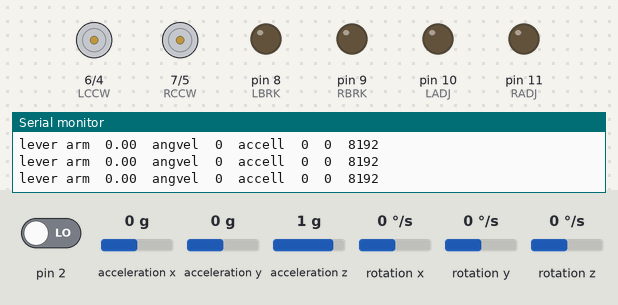
This sketch was run on a simulated Arduino Uno, built with avr-gcc and run on an emulated ATmega328P. Parts: motor-driver pin pairs drawn as motors (green arrow = first pin HIGH = forward, orange = second pin HIGH = backward, longer = more drive), output pins drawn as LEDs (lit = HIGH), the last lines printed to the serial monitor. Inputs (shaded band) come from the test bench; at power-on: acceleration y 0 g, acceleration x 0 g, acceleration z 1 g, pin 2 LOW, rotation x 0 °/s, rotation y 0 °/s, rotation z 0 °/s. The sensor or clock chip raises its interrupt line as the real part does.

Above: at 1.7 s.
1.8 s: acceleration y set to 0.8 g
At 2.4 s:
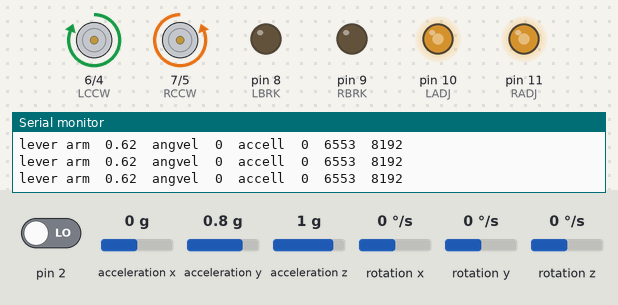
3.3 s: acceleration x set to -1.4 g
At 3.8 s:
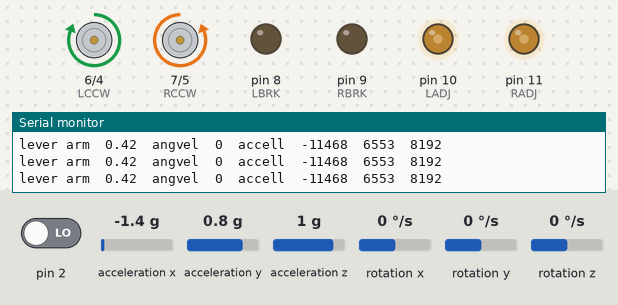
4.8 s: acceleration y set to -1.4 g
At 6.0 s:
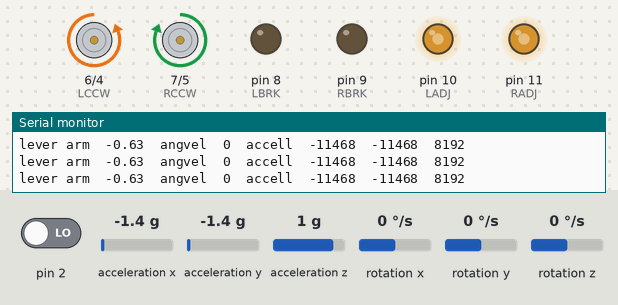
6.3 s: acceleration x set to 0.1 g
At 7.0 s:
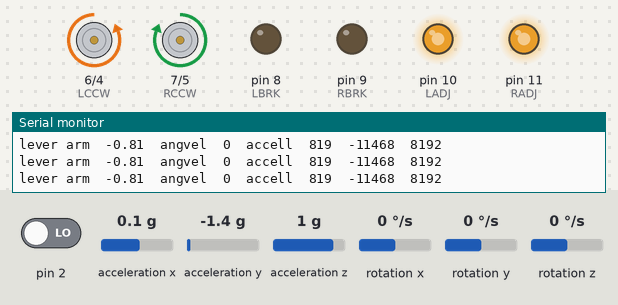
7.8 s: acceleration z set to -1.4 g
At 8.2 s:
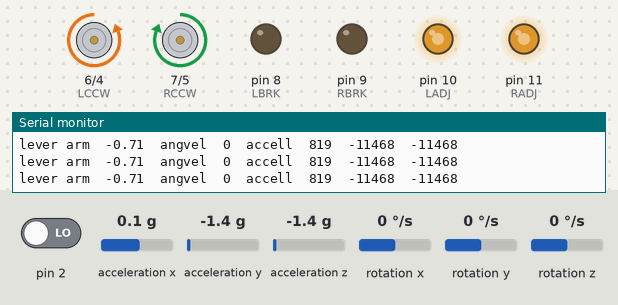
9.3 s: acceleration y set to -0.8 g
At 10.6 s:
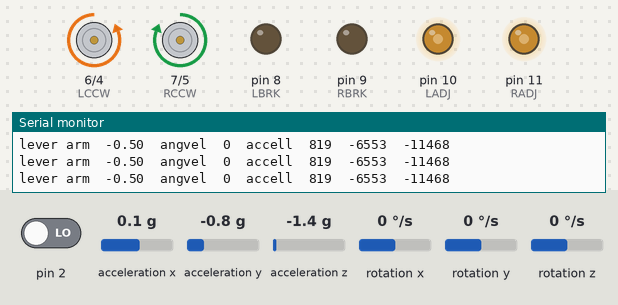
Timing chart, 0 to 11.8 s (numbered marks = the images above; inputs shaded):
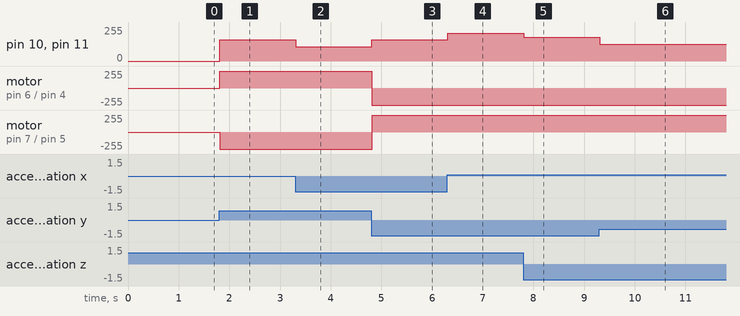

Measured:
- after the input at 1.8 s, pin 10 (LADJ), pin 11 (RADJ): 0/255 → 159/255 at once; motor on pin 6 (LCCW) / pin 4 (LCW): stopped → forward 255/255 at once; motor on pin 7 (RCCW) / pin 5 (RCW): stopped → backward 255/255 at once
- after the input at 3.3 s, pin 10 (LADJ), pin 11 (RADJ): 159/255 → 107/255 at once
- after the input at 4.8 s, pin 10 (LADJ), pin 11 (RADJ): 107/255 → 160/255 at once; motor on pin 6 (LCCW) / pin 4 (LCW): forward 255/255 → backward 255/255 at once; motor on pin 7 (RCCW) / pin 5 (RCW): backward 255/255 → forward 255/255 at once
- after the input at 6.3 s, pin 10 (LADJ), pin 11 (RADJ): 160/255 → 207/255 at once
- after the input at 7.8 s, pin 10 (LADJ), pin 11 (RADJ): 207/255 → 180/255 at once
- after the input at 9.3 s, pin 10 (LADJ), pin 11 (RADJ): 180/255 → 126/255 at once

The sketch:

segway.ino
```cpp
// Segway controll code
// by Aaron Lebahn

/* ============================================
I2Cdev device library code is placed under the MIT license
Copyright (c) 2012 Jeff Rowberg

Permission is hereby granted, free of charge, to any person obtaining a copy
of this software and associated documentation files (the "Software"), to deal
in the Software without restriction, including without limitation the rights
to use, copy, modify, merge, publish, distribute, sublicense, and/or sell
copies of the Software, and to permit persons to whom the Software is
furnished to do so, subject to the following conditions:

The above copyright notice and this permission notice shall be included in
all copies or substantial portions of the Software.

THE SOFTWARE IS PROVIDED "AS IS", WITHOUT WARRANTY OF ANY KIND, EXPRESS OR
IMPLIED, INCLUDING BUT NOT LIMITED TO THE WARRANTIES OF MERCHANTABILITY,
FITNESS FOR A PARTICULAR PURPOSE AND NONINFRINGEMENT. IN NO EVENT SHALL THE
AUTHORS OR COPYRIGHT HOLDERS BE LIABLE FOR ANY CLAIM, DAMAGES OR OTHER
LIABILITY, WHETHER IN AN ACTION OF CONTRACT, TORT OR OTHERWISE, ARISING FROM,
OUT OF OR IN CONNECTION WITH THE SOFTWARE OR THE USE OR OTHER DEALINGS IN
THE SOFTWARE.
===============================================
*/

// Arduino Wire library is required if I2Cdev I2CDEV_ARDUINO_WIRE implementation
// is used in I2Cdev.h
#include "Wire.h"

// I2Cdev and MPU6050 must be installed as libraries, or else the .cpp/.h files
// for both classes must be in the include path of your project
#include "I2Cdev.h"

#include "MPU6050_6Axis_MotionApps20.h"
//#include "MPU6050.h" // not necessary if using MotionApps include file

MPU6050 mpu;

/* =========================================================================
   NOTE: In addition to connection 3.3v, GND, SDA, and SCL, this sketch
   depends on the MPU-6050's INT pin being connected to the Arduino's
   external interrupt #0 pin. On the Arduino Uno and Mega 2560, this is
   digital I/O pin 2.
 * ========================================================================= */

//set the pins for the motor controllers
#define LCW  4  //org
#define LCCW 6  //wht-org
#define LBRK 8  //wht-blu
#define LADJ 10 //blu
#define RCW  5  //org
#define RCCW 7  //wht-org
#define RBRK 9  //wht-blu
#define RADJ 11 //blu
//error signals (may not be used)
#define LERR 12 //wht-brn
#define RERR 13 //wht-brn
// COM/GND is brn

// MPU control/status vars
bool dmpReady = false;  // set true if DMP init was successful
uint8_t mpuIntStatus;   // holds actual interrupt status byte from MPU
uint8_t devStatus;      // return status after each device operation (0 = success, !0 = error)
uint16_t packetSize;    // expected DMP packet size (default is 42 bytes)
uint16_t fifoCount;     // count of all bytes currently in FIFO
uint8_t fifoBuffer[64]; // FIFO storage buffer

// orientation/motion vars
Quaternion q;           // [w, x, y, z]         quaternion container
VectorInt16 aa;         // [x, y, z]            accel sensor measurements
VectorInt16 aaReal;     // [x, y, z]            gravity-free accel sensor measurements
VectorInt16 aaWorld;    // [x, y, z]            world-frame accel sensor measurements
VectorInt16 gyro;       // [x, y, z]            gyroscopic output
VectorFloat gravity;    // [x, y, z]            gravity vector
float euler[3];         // [psi, theta, phi]    Euler angle container
float ypr[3];           // [yaw, pitch, roll]   yaw/pitch/roll container and gravity vector

// packet structure for InvenSense teapot demo
uint8_t teapotPacket[14] = { '$', 0x02, 0,0, 0,0, 0,0, 0,0, 0x00, 0x00, '\r', '\n' };

int sgn(int val) {
    return (0 < val) - (val < 0);
}

// ================================================================
// ===                  MATH HELPER FUNCTION                    ===
// ================================================================

float getLeverArm(Quaternion *rot)   //indicates how far the center of gravity is from the axel
{
    return 2*(rot->w*rot->x+rot->y*rot->z);
}

// ================================================================
// ===                  MOTOR CONTROL HELPER                    ===
// ================================================================

void setMotorSpeed(bool left, int speed)
{
    int cw, ccw, brk, adj;
    cw  = left?LCW:RCW;
    ccw = left?LCCW:RCCW;
    adj = left?LADJ:RADJ;

    analogWrite(adj,abs(speed));
    if (speed == 0)
    {
        digitalWrite(cw,HIGH);
        digitalWrite(ccw,HIGH);
    }
    else if (speed > 0)
    {
        digitalWrite(ccw,HIGH);
        delay(1);
        digitalWrite(cw,LOW);
    }
    else //speed <0
    {
        digitalWrite(cw,HIGH);
        delay(1);
        digitalWrite(ccw,LOW);
    }
}

// ================================================================
// ===               INTERRUPT DETECTION ROUTINE                ===
// ================================================================

volatile bool mpuInterrupt = false;     // indicates whether MPU interrupt pin has gone high
void dmpDataReady() {
    mpuInterrupt = true;
}


// ================================================================
// ===                      INITIAL SETUP                       ===
// ================================================================

void setup() {
    // join I2C bus (I2Cdev library doesn't do this automatically)
    Wire.begin();

    // initialize serial communication
    // (115200 chosen because it is required for Teapot Demo output, but it's
    // really up to you depending on your project)
    Serial.begin(115200);

    // initialize device
    Serial.println(F("Initializing I2C devices..."));
    mpu.initialize();

    // verify connection
    Serial.println(F("Testing device connections..."));
    Serial.println(mpu.testConnection() ? F("MPU6050 connection successful") : F("MPU6050 connection failed"));

    // wait for ready
    /*Serial.println(F("\nSend any character to begin DMP programming and demo: "));
    while (Serial.available() && Serial.read()); // empty buffer
    while (!Serial.available());                 // wait for data
    while (Serial.available() && Serial.read());*/ // empty buffer again

    // load and configure the DMP
    Serial.println(F("Initializing DMP..."));
    devStatus = mpu.dmpInitialize();

    // make sure it worked (returns 0 if so)
    if (devStatus == 0) {
        // turn on the DMP, now that it's ready
        Serial.println(F("Enabling DMP..."));
        mpu.setDMPEnabled(true);

        // enable Arduino interrupt detection
        Serial.println(F("Enabling interrupt detection (Arduino external interrupt 0)..."));
        attachInterrupt(0, dmpDataReady, RISING);
        mpuIntStatus = mpu.getIntStatus();

        // set our DMP Ready flag so the main loop() function knows it's okay to use it
        Serial.println(F("DMP ready! Waiting for first interrupt..."));
        dmpReady = true;

        // get expected DMP packet size for later comparison
        packetSize = mpu.dmpGetFIFOPacketSize();
    } else {
        // ERROR!
        // 1 = initial memory load failed
        // 2 = DMP configuration updates failed
        // (if it's going to break, usually the code will be 1)
        Serial.print(F("DMP Initialization failed (code "));
        Serial.print(devStatus);
        Serial.println(F(")"));
    }

    pinMode(LCW, OUTPUT);
    pinMode(LCCW, OUTPUT);
    pinMode(LBRK, OUTPUT);
    pinMode(LADJ, OUTPUT);
    pinMode(RCW, OUTPUT);
    pinMode(RCCW, OUTPUT);
    pinMode(RBRK, OUTPUT);
    pinMode(RADJ, OUTPUT);

    pinMode(LERR, INPUT);
    pinMode(RERR, INPUT);

    //set braking to on and initialize motor speed to 0.
    digitalWrite(LBRK,LOW);
    digitalWrite(RBRK,LOW);
    setMotorSpeed(false, 0);
    setMotorSpeed(true, 0);
}


// ================================================================
// ===                    MAIN PROGRAM LOOP                     ===
// ================================================================

void loop() {
    // if programming failed, don't try to do anything
    if (!dmpReady) return;

    // wait for MPU interrupt or extra packet(s) available
    while (!mpuInterrupt && fifoCount < packetSize) {
        // other program behavior stuff here
        // .
        // .
        // .
        // if you are really paranoid you can frequently test in between other
        // stuff to see if mpuInterrupt is true, and if so, "break;" from the
        // while() loop to immediately process the MPU data
        // .
        // .
        // .
    }

    // reset interrupt flag and get INT_STATUS byte
    mpuInterrupt = false;
    mpuIntStatus = mpu.getIntStatus();

    // get current FIFO count
    fifoCount = mpu.getFIFOCount();

    // check for overflow (this should never happen unless our code is too inefficient)
    if ((mpuIntStatus & 0x10) || fifoCount == 1024) {
        // reset so we can continue cleanly
        mpu.resetFIFO();
        Serial.println(F("FIFO overflow!"));

    // otherwise, check for DMP data ready interrupt (this should happen frequently)
    } else if (mpuIntStatus & 0x02) {
        // wait for correct available data length, should be a VERY short wait
        while (fifoCount < packetSize) fifoCount = mpu.getFIFOCount();

        // read a packet from FIFO
        mpu.getFIFOBytes(fifoBuffer, packetSize);

        // track FIFO count here in case there is > 1 packet available
        // (this lets us immediately read more without waiting for an interrupt)
        fifoCount -= packetSize;

        // display quaternion values in easy matrix form: w x y z
        mpu.dmpGetQuaternion(&q, fifoBuffer);
        mpu.dmpGetAccel(&aa, fifoBuffer);
        mpu.dmpGetGyro(&gyro, fifoBuffer);
        //mpu.dmpGetGravity(&gravity, &q);
        //mpu.dmpGetEuler(euler, &q);
        float leverArm = getLeverArm(&q);
        Serial.print("lever arm\t");
        Serial.print(leverArm);
        Serial.print("\tangvel\t");
        Serial.print(gyro.y);
        /*Serial.print("quat\t");
        Serial.print(q.w);
        Serial.print("\t");
        Serial.print(q.x);
        Serial.print("\t");
        Serial.print(q.y);
        Serial.print("\t");
        Serial.print(q.z);
        Serial.print("\tgyro\t");
        Serial.print(gyro.x);
        Serial.print("\t");
        Serial.print(gyro.y);
        Serial.print("\t");
        Serial.println(gyro.z);
        Serial.print("gravity\t");
        Serial.print(gravity.x);
        Serial.print("\t");
        Serial.print(gravity.y);
        Serial.print("\t");
        Serial.print(gravity.z);*/
        Serial.print("\taccell\t");
        Serial.print(aa.x);
        Serial.print("\t");
        Serial.print(aa.y);
        Serial.print("\t");
        Serial.println(aa.z);

        //setMotorSpeed(true,255*sgn(leverArm)*sqrt(abs(leverArm)));
        //setMotorSpeed(false,-255*sgn(leverArm)*sqrt(abs(leverArm)));
        setMotorSpeed(true,255*leverArm);
        setMotorSpeed(false,-255*leverArm);
    }
}
```
